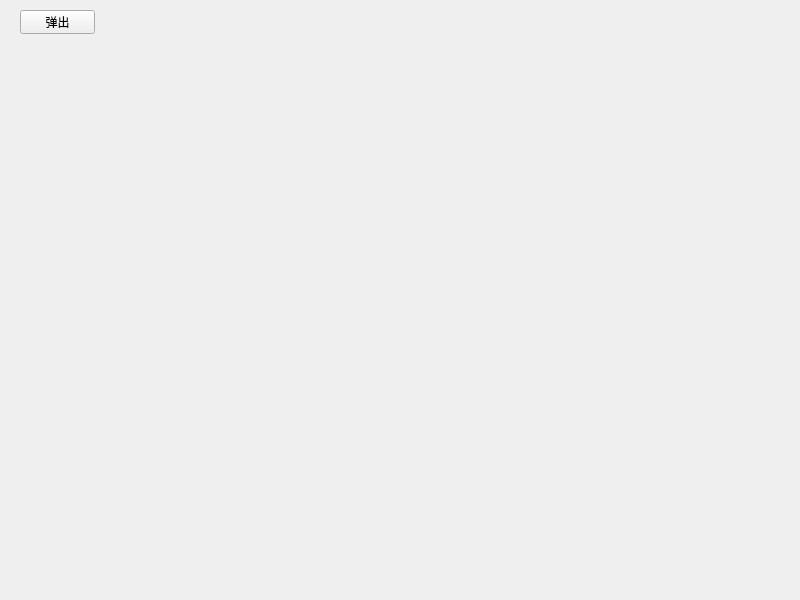
<?xml version="1.0" encoding="UTF-8"?>
<ui version="4.0">
 <class>frmColorWidget</class>
 <widget class="QWidget" name="frmColorWidget">
  <property name="geometry">
   <rect>
    <x>0</x>
    <y>0</y>
    <width>800</width>
    <height>600</height>
   </rect>
  </property>
  <property name="windowTitle">
   <string>frmColorWidget</string>
  </property>
  <widget class="QPushButton" name="pushButton">
   <property name="geometry">
    <rect>
     <x>20</x>
     <y>10</y>
     <width>75</width>
     <height>24</height>
    </rect>
   </property>
   <property name="text">
    <string>弹出</string>
   </property>
  </widget>
 </widget>
 <resources/>
 <connections/>
</ui>
